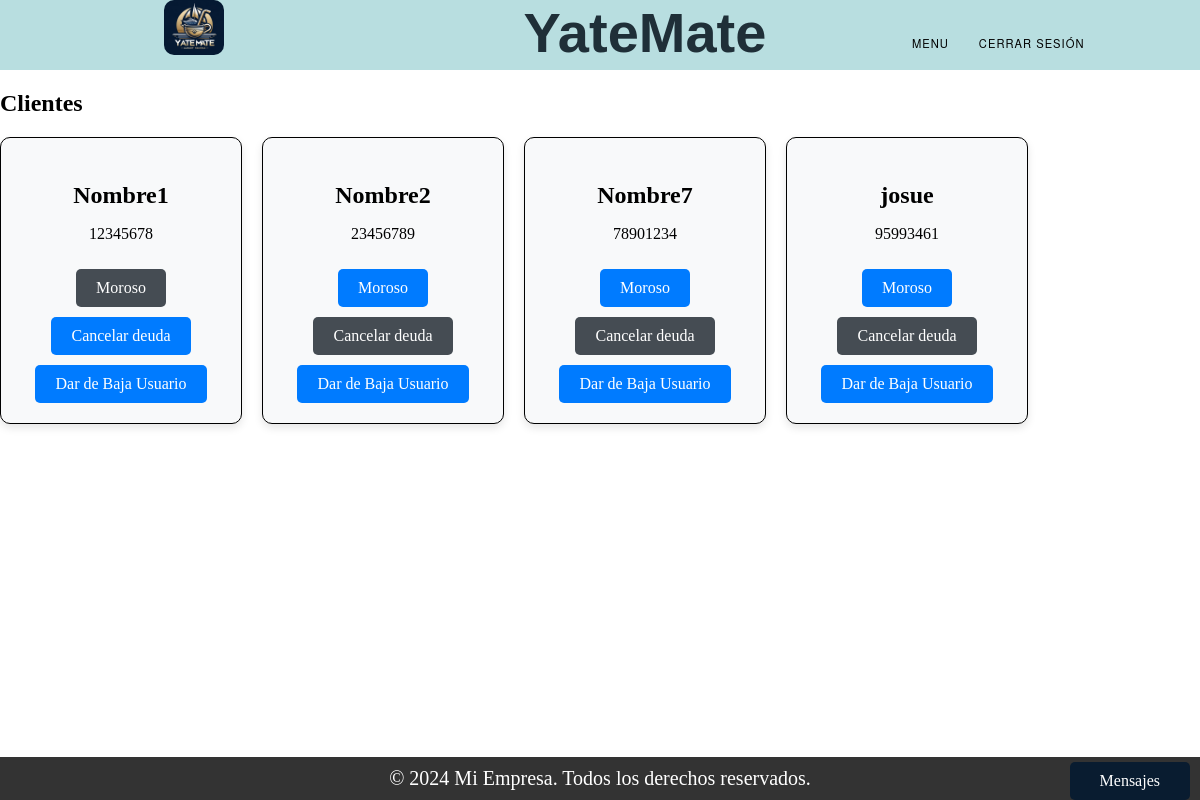
Page /listado_clientes/ (signed in) on the earlier database version.
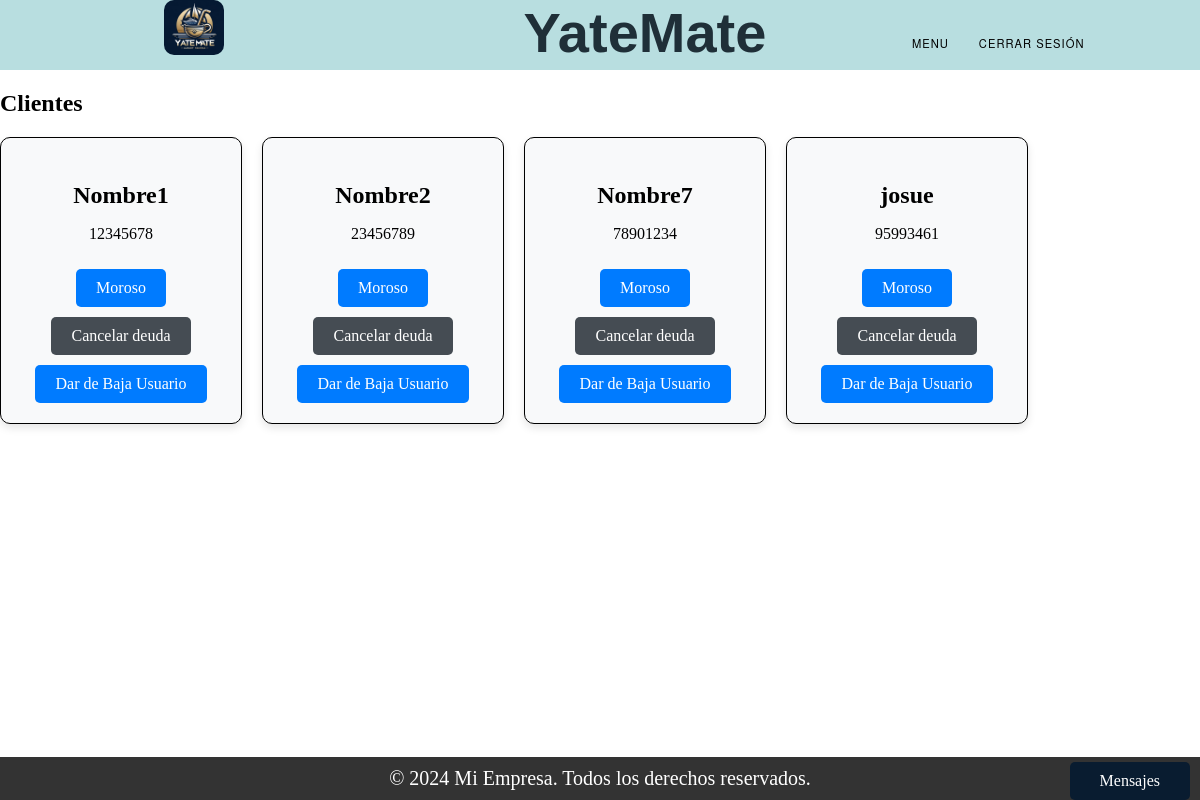
Same page on the later database version.
### Register/models.py (models this page shows, shortened)
class User(models.Model):
    TIPOS = (
        ('Administrador', 'Administrador'),
        ('Usuario', 'Usuario'),
        ('Cliente', 'Cliente'),
    )
    mail = models.CharField(max_length=150, unique=True)  # Nombre de usuario (email).
    tipo = models.CharField(max_length=20, choices=TIPOS)
    password = models.CharField(max_length=128)  # Contraseña.
    nombre = models.CharField(max_length=255)
    apellido = models.CharField(max_length=255)
    dni = models.CharField(max_length=20)
    fecha_expiracion_dni = models.DateField()
    nacionalidad = models.CharField(max_length=100)
    genero = models.CharField(max_length=10)
    domicilio = models.CharField(max_length=255)
    fecha_nacimiento = models.DateField()
    cuil_cuit = models.CharField(max_length=20)
    moroso = models.BooleanField(default=False)

### Home/views.py (the view)
# urls.py: path('listado_clientes/',views.listado_clientes, name='listado_clientes'),
def listado_clientes(request):
    clientes = User.objects.filter()  # Cambiar 'Clientes' por 'Cliente'
    return render(request, "listado_clientes.html", {'clientes': clientes})

### Trueque/context_processors.py (called while the page is built)
def conversaciones_usuario(request):
    user_id = request.session.get('user_id')
    if user_id:
        conversaciones = Conversacion.objects.filter(Q(dueño_publicacion=user_id) | Q(solicitante=user_id))
        return {'conversaciones_usuario': conversaciones}
    else:
        return {'conversaciones_usuario': []}

### Trueque/models.py (called while the page is built)
    def get_mensajes(self):
        return Mensajes_chat.objects.filter(conversacion=self).order_by('enviado_a')

### Home/templates/listado_clientes.html (shortened to what this page needs)
{% extends "base.html" %}
{% block content %}
{% if clientes %}
    <h2>Clientes</h2>
    <div class="clientes-container" id="clientes-form">
        {% for cliente in clientes %}
            <div class="card">
                <h3 class="card-title">{{ cliente.nombre }}</h3>
                <p>{{ cliente.dni }}</p>
                {% if cliente.moroso %}
                    <a href="#" class="btn btn-cardDesactivado">Moroso</a>
                    <a href="{% url 'cancelar_deuda' cliente.id %}" class="btn btn-card">Cancelar deuda</a>
                    <a href="{% url 'eliminar_usuario' cliente.id %}" id="dar-de-baja" class="btn btn-card">Dar de Baja Usuario</a>
                {% else %}
                    <a href="{% url 'moroso_clientes' cliente.id %}" class="btn btn-card">Moroso</a>
                    <a href="#" class="btn btn-cardDesactivado">Cancelar deuda</a>
                    <a href="{% url 'eliminar_usuario' cliente.id %}" id="dar-de-baja" class="btn btn-card">Dar de Baja Usuario</a>
                {% endif %}
            </div>
        {% endfor %}
    </div>
{% else %}
    <p>No hay clientes para mostrar</p>
{% endif %}
{% endblock %}

Differences in the rows shown:
changed User "Nombre1": moroso True → False (drawn)
